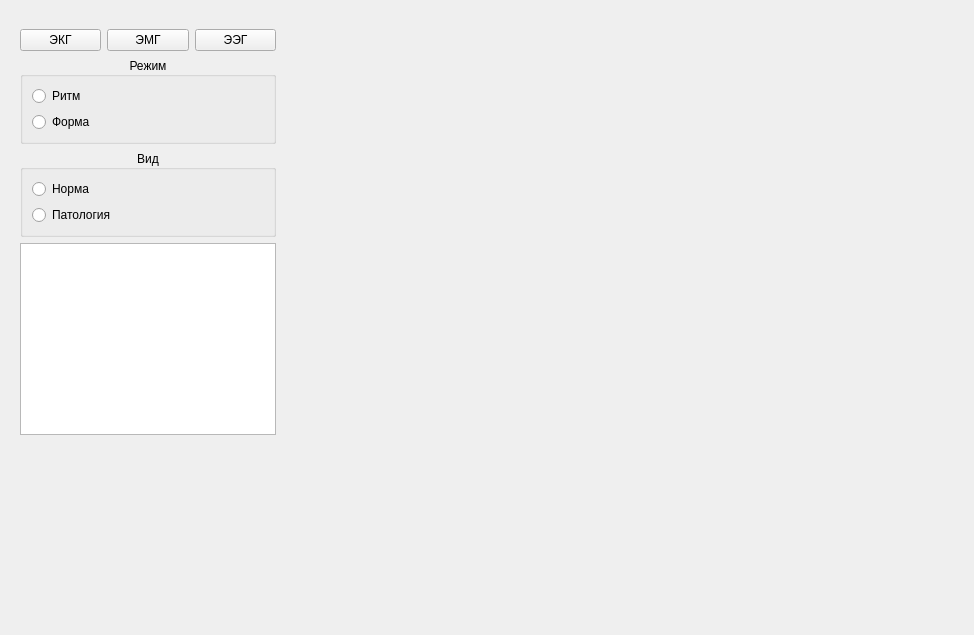
<?xml version="1.0" encoding="UTF-8"?>
<ui version="4.0">
 <class>Tratining_Form</class>
 <widget class="QWidget" name="Tratining_Form">
  <property name="geometry">
   <rect>
    <x>0</x>
    <y>0</y>
    <width>974</width>
    <height>635</height>
   </rect>
  </property>
  <property name="sizePolicy">
   <sizepolicy hsizetype="Ignored" vsizetype="Ignored">
    <horstretch>0</horstretch>
    <verstretch>0</verstretch>
   </sizepolicy>
  </property>
  <property name="minimumSize">
   <size>
    <width>0</width>
    <height>0</height>
   </size>
  </property>
  <property name="maximumSize">
   <size>
    <width>16777215</width>
    <height>16777215</height>
   </size>
  </property>
  <property name="windowTitle">
   <string>Form</string>
  </property>
  <layout class="QFormLayout" name="formLayout_2">
   <item row="0" column="0">
    <widget class="QWidget" name="m_widget_navi" native="true">
     <property name="sizePolicy">
      <sizepolicy hsizetype="Preferred" vsizetype="Preferred">
       <horstretch>0</horstretch>
       <verstretch>0</verstretch>
      </sizepolicy>
     </property>
     <property name="maximumSize">
      <size>
       <width>350</width>
       <height>16777215</height>
      </size>
     </property>
     <layout class="QVBoxLayout" name="verticalLayout">
      <item>
       <widget class="QWidget" name="m_widget_EFS" native="true">
        <layout class="QVBoxLayout" name="verticalLayout_4">
         <property name="leftMargin">
          <number>0</number>
         </property>
         <property name="rightMargin">
          <number>0</number>
         </property>
         <item>
          <layout class="QHBoxLayout" name="horizontalLayout_2">
           <item>
            <widget class="QPushButton" name="m_pushButton_ekg">
             <property name="text">
              <string>ЭКГ</string>
             </property>
             <property name="checkable">
              <bool>true</bool>
             </property>
             <property name="checked">
              <bool>false</bool>
             </property>
            </widget>
           </item>
           <item>
            <widget class="QPushButton" name="m_pushButton_emg">
             <property name="text">
              <string>ЭМГ</string>
             </property>
             <property name="checkable">
              <bool>true</bool>
             </property>
            </widget>
           </item>
           <item>
            <widget class="QPushButton" name="m_pushButton_eeg">
             <property name="text">
              <string>ЭЭГ</string>
             </property>
             <property name="checkable">
              <bool>true</bool>
             </property>
            </widget>
           </item>
          </layout>
         </item>
         <item>
          <widget class="QGroupBox" name="m_groupBox_mode">
           <property name="title">
            <string>Режим</string>
           </property>
           <property name="alignment">
            <set>Qt::AlignCenter</set>
           </property>
           <layout class="QVBoxLayout" name="verticalLayout_2">
            <item>
             <widget class="QRadioButton" name="m_radioButton_beat">
              <property name="text">
               <string>Ритм</string>
              </property>
              <property name="checkable">
               <bool>true</bool>
              </property>
              <property name="checked">
               <bool>false</bool>
              </property>
             </widget>
            </item>
            <item>
             <widget class="QRadioButton" name="m_radioButton_form">
              <property name="text">
               <string>Форма</string>
              </property>
             </widget>
            </item>
           </layout>
          </widget>
         </item>
         <item>
          <widget class="QGroupBox" name="m_groupBox_vid">
           <property name="title">
            <string>Вид</string>
           </property>
           <property name="alignment">
            <set>Qt::AlignCenter</set>
           </property>
           <layout class="QVBoxLayout" name="verticalLayout_3">
            <item>
             <widget class="QRadioButton" name="m_radioButton_norm">
              <property name="text">
               <string>Норма </string>
              </property>
              <property name="checkable">
               <bool>true</bool>
              </property>
              <property name="checked">
               <bool>false</bool>
              </property>
             </widget>
            </item>
            <item>
             <widget class="QRadioButton" name="m_radioButton_pathology">
              <property name="text">
               <string>Патология</string>
              </property>
             </widget>
            </item>
           </layout>
          </widget>
         </item>
         <item>
          <widget class="QListView" name="m_listView_diogram"/>
         </item>
        </layout>
       </widget>
      </item>
      <item>
       <spacer name="verticalSpacer">
        <property name="orientation">
         <enum>Qt::Vertical</enum>
        </property>
        <property name="sizeHint" stdset="0">
         <size>
          <width>20</width>
          <height>40</height>
         </size>
        </property>
       </spacer>
      </item>
     </layout>
    </widget>
   </item>
   <item row="0" column="1">
    <widget class="QWidget" name="widget" native="true">
     <property name="sizePolicy">
      <sizepolicy hsizetype="Expanding" vsizetype="Expanding">
       <horstretch>0</horstretch>
       <verstretch>0</verstretch>
      </sizepolicy>
     </property>
     <property name="minimumSize">
      <size>
       <width>0</width>
       <height>0</height>
      </size>
     </property>
     <property name="maximumSize">
      <size>
       <width>16777215</width>
       <height>16777215</height>
      </size>
     </property>
     <layout class="QFormLayout" name="formLayout"/>
    </widget>
   </item>
  </layout>
 </widget>
 <resources/>
 <connections/>
</ui>
